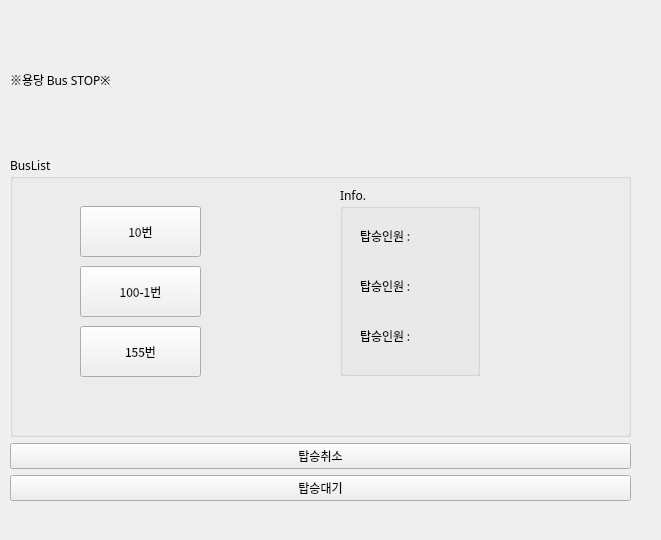
<?xml version="1.0" encoding="UTF-8"?>
<ui version="4.0">
 <class>Form</class>
 <widget class="QWidget" name="Form">
  <property name="geometry">
   <rect>
    <x>0</x>
    <y>0</y>
    <width>661</width>
    <height>540</height>
   </rect>
  </property>
  <property name="font">
   <font>
    <family>나눔고딕</family>
   </font>
  </property>
  <property name="windowTitle">
   <string>Form</string>
  </property>
  <widget class="QWidget" name="gridLayoutWidget">
   <property name="geometry">
    <rect>
     <x>10</x>
     <y>10</y>
     <width>621</width>
     <height>491</height>
    </rect>
   </property>
   <layout class="QGridLayout" name="gridLayout_2">
    <item row="0" column="0">
     <widget class="QLabel" name="label_7">
      <property name="text">
       <string>※용당 Bus STOP※</string>
      </property>
     </widget>
    </item>
    <item row="1" column="0" rowspan="2">
     <widget class="QGroupBox" name="groupBox">
      <property name="title">
       <string>BusList</string>
      </property>
      <widget class="QPushButton" name="btnBus1_2">
       <property name="geometry">
        <rect>
         <x>70</x>
         <y>50</y>
         <width>121</width>
         <height>51</height>
        </rect>
       </property>
       <property name="text">
        <string>10번</string>
       </property>
      </widget>
      <widget class="QPushButton" name="btnBus2_2">
       <property name="geometry">
        <rect>
         <x>70</x>
         <y>110</y>
         <width>121</width>
         <height>51</height>
        </rect>
       </property>
       <property name="text">
        <string>100-1번</string>
       </property>
      </widget>
      <widget class="QPushButton" name="btnBus3_2">
       <property name="geometry">
        <rect>
         <x>70</x>
         <y>170</y>
         <width>121</width>
         <height>51</height>
        </rect>
       </property>
       <property name="text">
        <string>155번</string>
       </property>
      </widget>
      <widget class="QGroupBox" name="groupBox_4">
       <property name="geometry">
        <rect>
         <x>330</x>
         <y>30</y>
         <width>140</width>
         <height>190</height>
        </rect>
       </property>
       <property name="title">
        <string>Info.</string>
       </property>
       <widget class="QLabel" name="bus3Cnt_2">
        <property name="geometry">
         <rect>
          <x>100</x>
          <y>140</y>
          <width>51</width>
          <height>21</height>
         </rect>
        </property>
        <property name="text">
         <string/>
        </property>
       </widget>
       <widget class="QLabel" name="bus2Cnt_2">
        <property name="geometry">
         <rect>
          <x>100</x>
          <y>90</y>
          <width>50</width>
          <height>20</height>
         </rect>
        </property>
        <property name="text">
         <string/>
        </property>
       </widget>
       <widget class="QLabel" name="bus1Cnt_2">
        <property name="geometry">
         <rect>
          <x>100</x>
          <y>40</y>
          <width>50</width>
          <height>20</height>
         </rect>
        </property>
        <property name="text">
         <string/>
        </property>
       </widget>
       <widget class="QLabel" name="label_4">
        <property name="geometry">
         <rect>
          <x>20</x>
          <y>40</y>
          <width>50</width>
          <height>20</height>
         </rect>
        </property>
        <property name="text">
         <string>탑승인원 : </string>
        </property>
       </widget>
       <widget class="QLabel" name="label_5">
        <property name="geometry">
         <rect>
          <x>20</x>
          <y>90</y>
          <width>50</width>
          <height>20</height>
         </rect>
        </property>
        <property name="text">
         <string>탑승인원 : </string>
        </property>
       </widget>
       <widget class="QLabel" name="label_6">
        <property name="geometry">
         <rect>
          <x>20</x>
          <y>140</y>
          <width>50</width>
          <height>20</height>
         </rect>
        </property>
        <property name="text">
         <string>탑승인원 : </string>
        </property>
       </widget>
      </widget>
     </widget>
    </item>
    <item row="3" column="0">
     <widget class="QPushButton" name="busMinus_2">
      <property name="text">
       <string>탑승취소</string>
      </property>
     </widget>
    </item>
    <item row="4" column="0">
     <widget class="QPushButton" name="busPlus_2">
      <property name="text">
       <string>탑승대기</string>
      </property>
     </widget>
    </item>
   </layout>
  </widget>
 </widget>
 <resources/>
 <connections/>
</ui>
